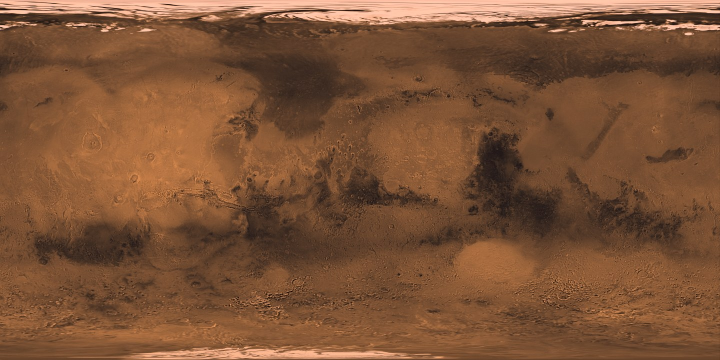
#> input picture prezentacja/assets/mars.jpg, 1440 x 720 px (shown at 1/2 size)
$ python render_mars.py
#> lines starting #> are read from the running program, lines starting #| are printed output that depends on the picture
"""Renderuje Marsa dla każdego slajdu jako przezroczysty PNG (te same kompozycje co POSES w index.html).

Wynik: render/mars-N.png, render/glow-N.png oraz render/poses.json z położeniem obrazów
i znaczników Jezero/Gale w pikselach sceny 1920×1080.
Uruchom: python render_mars.py   (wymaga numpy i Pillow)
"""
import json
import math
from pathlib import Path

import numpy as np
from PIL import Image

HERE = Path(__file__).resolve().parent
ASSETS = HERE.parent / "assets"
OUT = HERE / "render"
OUT.mkdir(exist_ok=True)
SS = 1.5  # nadpróbkowanie względem pikseli sceny

POSES = [
    dict(x=1272, y=560, r=410, tilt=.12, roll=-.30, sun=[-.85, .35, .55], disc=dict(x=1440, y=404, r=318, a=1), ring=dict(x=1272, y=560, r=508, a=.22), mk=0, atmo=1),
    dict(x=330, y=930, r=560, tilt=.25, roll=.18, sun=[.8, .5, .35], disc=dict(x=196, y=420, r=214, a=1), ring=dict(x=330, y=930, r=660, a=.16), mk=0, atmo=1),
    dict(x=1400, y=548, r=330, tilt=.14, roll=0, lon=113, sun=[-.45, .4, .8], disc=dict(x=1400, y=548, r=330, a=0), ring=dict(x=1400, y=548, r=414, a=.34), mk=1, atmo=1),
    dict(x=1346, y=533, r=600, tilt=.322, roll=0, lon=77.45, sun=[-.3, .55, -.78], disc=dict(x=1346, y=533, r=400, a=0), ring=dict(x=1346, y=533, r=700, a=0), mk=0, atmo=1.6, lum=.8),
    dict(x=1716, y=200, r=60, tilt=.1, roll=-.2, sun=[-.7, .4, .6], disc=dict(x=1716, y=200, r=40, a=0), ring=dict(x=1716, y=200, r=86, a=.4), mk=0, atmo=1),
    dict(x=420, y=1290, r=430, tilt=.3, roll=.1, sun=[.15, .95, .25], disc=dict(x=420, y=1290, r=300, a=0), ring=dict(x=420, y=1290, r=500, a=.18), mk=0, atmo=1.2),
    dict(x=600, y=584, r=392, tilt=.1, roll=.26, sun=[.86, .3, .45], disc=dict(x=402, y=424, r=300, a=1), ring=dict(x=600, y=584, r=500, a=.2), mk=0, atmo=1),
]
SITES = {"Jezero": (18.4447, 77.4508), "Gale": (-4.6735, 137.3762)}
DEG = math.pi / 180


def rx(a):
    c, s = math.cos(a), math.sin(a)
    return np.array([[1, 0, 0], [0, c, -s], [0, s, c]])


def ry(a):
    c, s = math.cos(a), math.sin(a)
    return np.array([[c, 0, s], [0, 1, 0], [-s, 0, c]])


def rz(a):
    c, s = math.cos(a), math.sin(a)
    return np.array([[c, -s, 0], [s, c, 0], [0, 0, 1]])


def spin_for(i, p):
    if "lon" in p:
        return -(90 + p["lon"]) * DEG
    return -(90 + 40) * DEG + i * 0.55  # w HTML planeta obraca się stale; tu każdy slajd ma inny kąt


tex = np.asarray(Image.open(ASSETS / "mars.jpg").convert("RGB"), dtype=np.float32) / 255.0
relief = np.asarray(Image.open(ASSETS / "mars-relief.jpg").convert("L"), dtype=np.float32) / 255.0
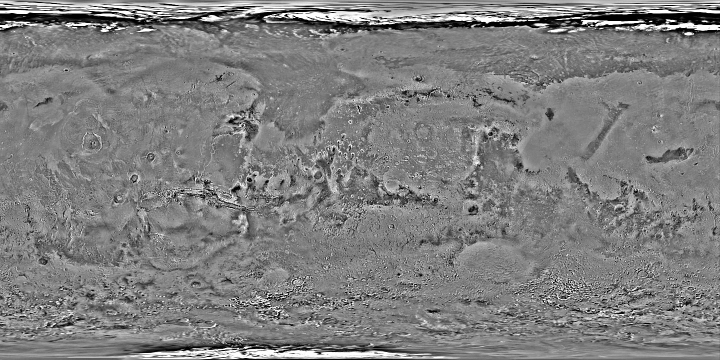
#> input picture prezentacja/assets/mars-relief.jpg, 1440 x 720 px (shown at 1/2 size)
TH, TW = tex.shape[:2]
#> TH = 720; TW = 1440
lin = tex ** 2.2  # do przestrzeni liniowej
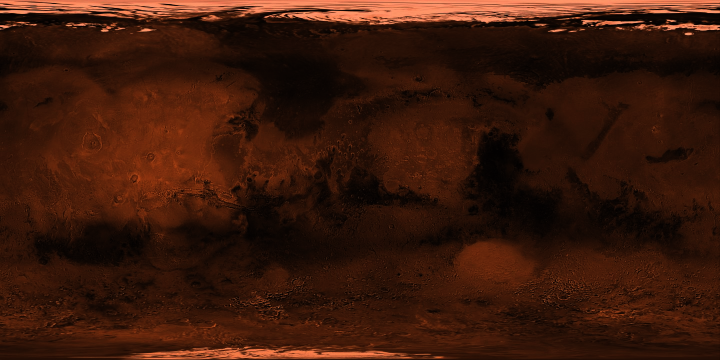
#> lin: shape (720, 1440, 3) float32 (shown at 1/2 size); mean R, G, B 0.23, 0.0981, 0.0437


def render(i, p):
    R = p["r"]
    size = int(math.ceil(2 * R * 1.06 * SS))  # zapas na poświatę atmosfery
    c = size / 2
    ys, xs = np.mgrid[0:size, 0:size].astype(np.float32)
    sx = (xs + .5 - c) / (R * SS)
    sy = -(ys + .5 - c) / (R * SS)
    d2 = sx * sx + sy * sy
    inside = d2 <= 1.0
    sz = np.sqrt(np.clip(1 - d2, 0, 1))
    view = np.stack([sx, sy, sz], -1)  # normalna w układzie świata (kamera patrzy wzdłuż -z)

    M = rz(p["roll"]) @ rx(p["tilt"])  # Euler 'ZYX' z y = 0
    P = M @ ry(spin_for(i, p))
    local = view @ P  # = P^T · v dla każdego piksela
    lat = np.arcsin(np.clip(local[..., 1], -1, 1))
    lon = np.arctan2(-local[..., 2], local[..., 0])
    u = ((lon / (2 * math.pi) + .5) * TW).astype(int) % TW
    v = np.clip(((.5 - lat / math.pi) * TH).astype(int), 0, TH - 1)
    albedo = lin[v, u]
    bump = relief[v, u]

    sun = np.array(p["sun"], dtype=np.float32)
    sun /= np.linalg.norm(sun)
    ndl = np.clip(view @ sun, 0, 1)
    rim_dir = np.array([-sun[0], -sun[1] * .4, -.85], dtype=np.float32)
    rim_dir /= np.linalg.norm(rim_dir)
    rim = np.clip(view @ rim_dir, 0, 1)
    lum = p.get("lum", 1.0)
    shade = (ndl ** .9) * 1.55 * (0.88 + 0.24 * bump)
    color = albedo * shade[..., None] * np.array([1.0, .95, .89]) * lum
    color += albedo * rim[..., None] * .22 * np.array([.38, .44, .78])
    color += albedo * .03 * np.array([.16, .19, .38])

    # poświata atmosfery: krawędź tarczy, w stronę słońca ciepła, w cieniu chłodna
    f = (1 - np.clip(sz, 0, 1)) ** 3.2
    lit = np.clip((view @ sun + .2) / .75, 0, 1)
    lit = lit * lit * (3 - 2 * lit)
    atm_col = np.array([.98, .64, .44]) * lit[..., None] + np.array([.30, .36, .72]) * (1 - lit[..., None]) * .42
#> (the run stopped early here; a loop or call above may not have finished)
